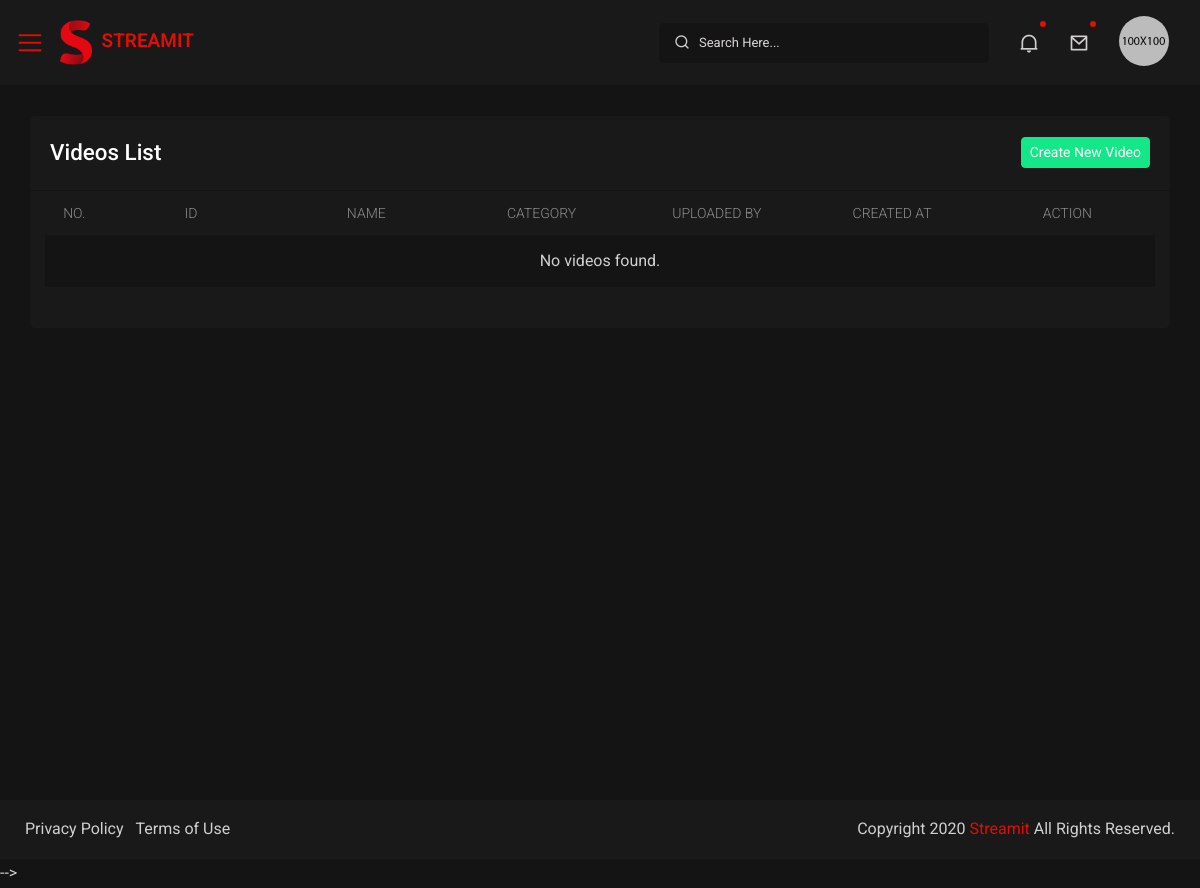
/myadmin/videos/, run on an earlier commit of the app's database.
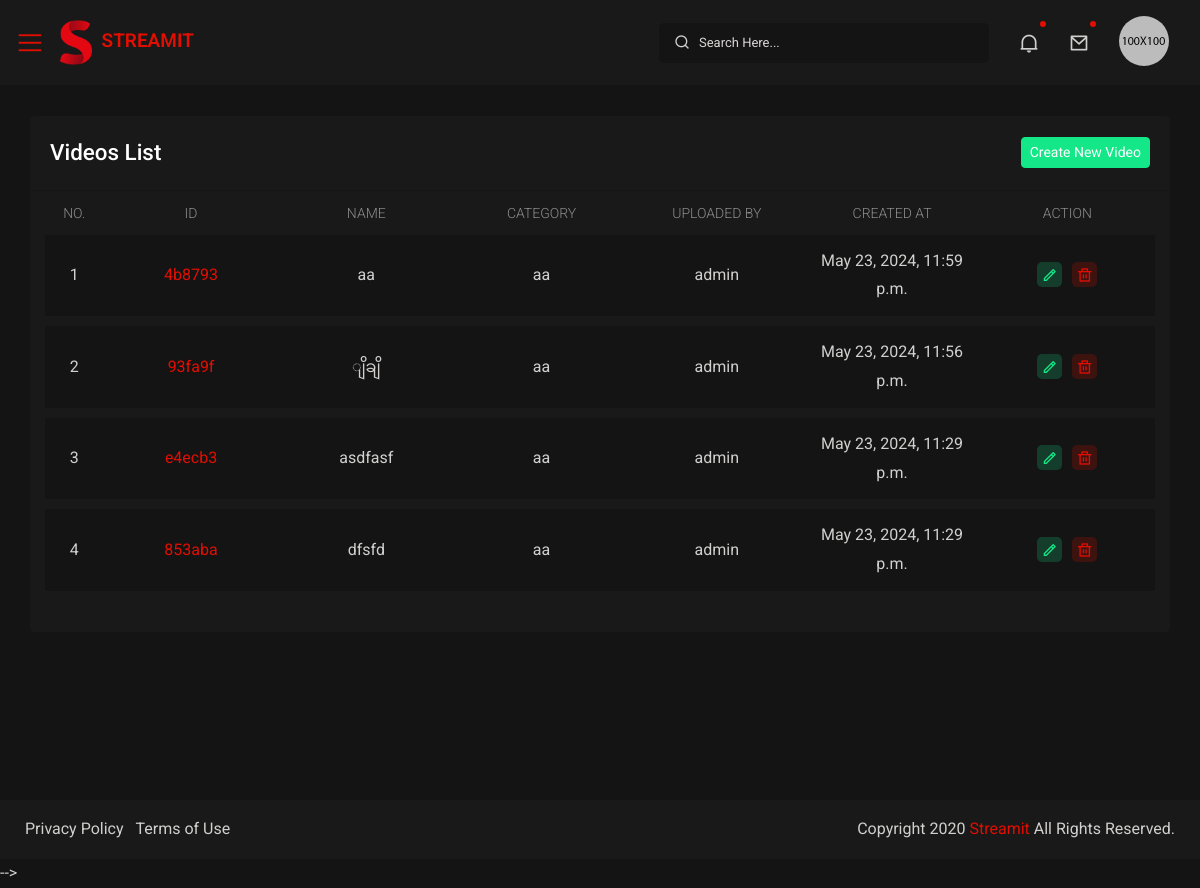
And on a later commit of the database.
### myapp/models.py (models this page shows, shortened)
class Video(models.Model):
    id = models.UUIDField(primary_key=True, default=uuid.uuid4, editable=False)
    name = models.CharField(max_length=255)
    description = models.TextField(blank=True, null=True)
    category = models.ForeignKey(Category, on_delete=models.CASCADE, related_name='videos')
    video_file = models.FileField(upload_to='videos/', null=True, blank=True)
    user = models.ForeignKey(settings.AUTH_USER_MODEL, on_delete=models.CASCADE, related_name='videos')
    created_at = models.DateTimeField(auto_now_add=True)

class Category(models.Model):
    id = models.UUIDField(primary_key=True, default=uuid.uuid4, editable=False)
    name = models.CharField(max_length=255, unique=True)
    created_at = models.DateTimeField(auto_now_add=True)

### users/models.py (models this page shows, shortened)
class CustomUser(AbstractBaseUser, PermissionsMixin):
    GENDER_CHOICES = (
        ('M', 'Male'),
        ('F', 'Female'),
        ('N', 'Non-Binary')
    )
    id = models.UUIDField(primary_key=True, default=uuid.uuid4, editable=False)
    username = models.CharField(max_length=255, unique=True)
    email = models.EmailField(unique=True)
    phone_number = models.CharField(max_length=15, blank=True, null=True)
    age = models.IntegerField(blank=True, null=True)
    image = models.ImageField(upload_to='user_images/', blank=True, null=True)
    address = models.TextField(blank=True, null=True)
    gender = models.CharField(max_length=1, choices=GENDER_CHOICES, blank=True, null=True)
    is_active = models.BooleanField(default=True)
    is_staff = models.BooleanField(default=False)
    date_joined = models.DateTimeField(auto_now_add=True)
    last_login = models.DateTimeField(null=True, blank=True)
    last_activity = models.DateTimeField(null=True, blank=True)
    last_logout = models.DateTimeField(null=True, blank=True)
    created_at = models.DateTimeField(default=timezone.now)
    objects = CustomUserManager()
    USERNAME_FIELD = 'username'
    REQUIRED_FIELDS = ['email', 'phone_number']

### myadmin/views.py (the view)
# urls.py: path('videos/',video_list, name='video_list'),
def video_list(request):
    videos = Video.objects.all().order_by('-created_at')
    return render(request, 'video_list.html', {'videos': videos})

### myadmin/templates/video_list.html (shortened to what this page needs)
{% extends 'admin_base.html' %}
{% block body %}
{% load static %}
<div id="content-page" class="content-page">
    <div class="container-fluid">
        <div class="row">
            <div class="col-sm-12">
                <div class="iq-card">
                    <div class="iq-card-header d-flex justify-content-between">
                        <div class="iq-header-title">
                            <h4 class="card-title">Videos List</h4>
                        </div>
                        <div>
                            <a href="{% url 'create_video' %}" class="btn btn-sm btn-success">Create New Video</a>
                        </div>
                    </div>
                    <div class="iq-card-body">
                        <div class="table-view">
                            <table class="data-tables table movie_table" style="width:100%">
                                <thead>
                                    <tr>
                                        <th style="width: 5%;">No.</th>
                                        <th style="width: 15%;">ID</th>
                                        <th style="width: 15%;">Name</th>
                                        <th style="width: 15%;">Category</th>
                                        <th style="width: 15%;">Uploaded By</th>
                                        <th style="width: 15%;">Created At</th>
                                        <th style="width: 15%;">Action</th>
                                    </tr>
                                </thead>
                                <tbody>
                                    {% for video in videos %}
                                    <tr id="video-row-{{ video.id }}">
                                        <td>{{ forloop.counter }}</td>
                                        <td><a href="{% url 'video_detail' video.id %}">{{ video.id|stringformat:"s"|slice:":6" }}</a></td>
                                        <td>{{ video.name }}</td>
                                        <td>{{ video.category.name }}</td>
                                        <td>{{ video.user.username }}</td>
                                        <td>{{ video.created_at }}</td>
                                        <td>
                                            <div class="flex align-items-center list-user-action">
                                                <a class="iq-bg-success" data-toggle="tooltip" data-placement="top" title="Edit" href="{% url 'update_video' video.id %}">
                                                    <i class="ri-pencil-line"></i>
                                                </a>
                                                <a class="iq-bg-primary" data-toggle="tooltip" data-placement="top" title="Delete" href="javascript:void(0);" onclick="deleteVideo('{{ video.id }}')">
                                                    <i class="ri-delete-bin-line"></i>
                                                </a>
                                            </div>
                                        </td>
                                    </tr>
                                    {% empty %}
                                    <tr>
                                        <td colspan="7">No videos found.</td>
                                    </tr>
                                    {% endfor %}
                                </tbody>
                            </table>
                        </div>
                    </div>
                </div>
            </div>
        </div>
    </div>
</div>
{% endblock %}

What changed in the data, as far as the page shows it:
added Video: id "4b8793", name "aa", category.name "aa", user.username "admin", created_at "May 23, 2024, 11:59 p.m."
added Video: id "93fa9f", name "ျိချိ", category.name "aa", user.username "admin", created_at "May 23, 2024, 11:56 p.m."
added Video: id "e4ecb3", name "asdfasf", category.name "aa", user.username "admin", created_at "May 23, 2024, 11:29 p.m."
added Video: id "853aba", name "dfsfd", category.name "aa", user.username "admin", created_at "May 23, 2024, 11:29 p.m."
Also different on the page:
text no longer shown: "No videos found."
